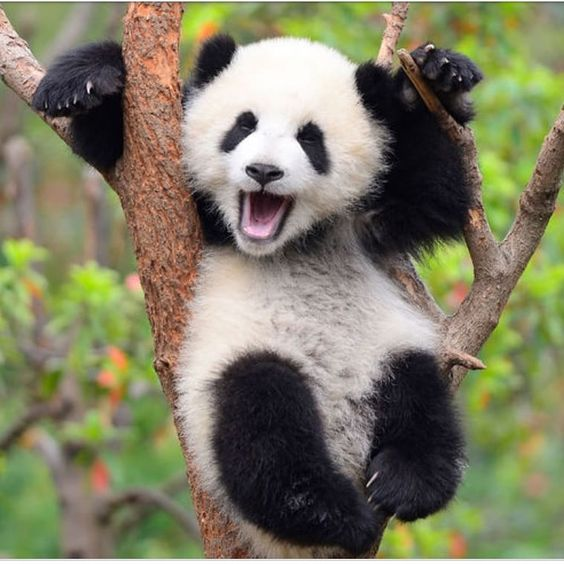
#> input picture photos/panda.jpg, 564 x 564 px
$ python 'open cv.py'
#> lines starting #> are read from the running program, lines starting #| are printed output that depends on the picture; after the words box and inside, x2 and y2 are one past the last pixel; in counts of white or black regions, pixels touching at a corner belong together; pictures that were not available may be replaced by others from this repository, and a replacement may not be noted

import cv2 as cv

img=cv.imread('photos/panda.jpg')
#> img is the input picture: shape (564, 564, 3); mean B, G, R 99.3, 125.1, 126.9
cv.imshow('panda',img)
cv.waitKey(0)

#converting to grayscale

img =cv.imread('photos/panda.jpg')
Gray=cv.cvtColor(img,cv.COLOR_BGR2GRAY)
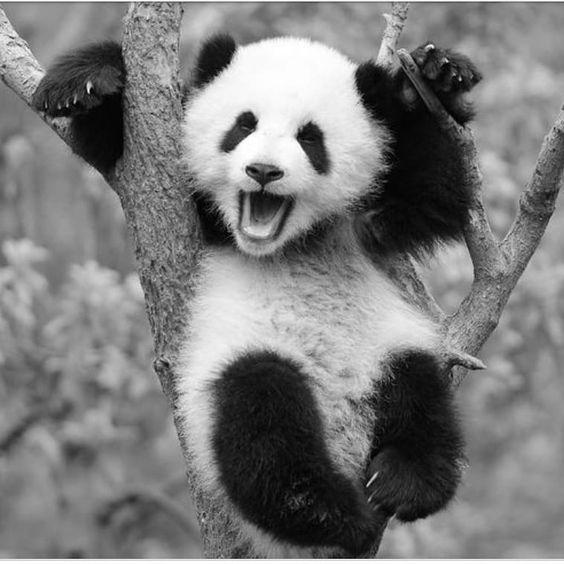
#> Gray: shape (564, 564); min 0, max 255, mean 122.6
cv.imshow('Gray',Gray)
cv.waitKey(0)

#blur

img=cv.imread('photos/panda.jpg')
blur=cv.GaussianBlur(img, (5,5), cv.BORDER_DEFAULT)
cv.imshow('Blur',blur)
cv.waitKey(0)

#canny

canny=cv.Canny(blur,125,175)
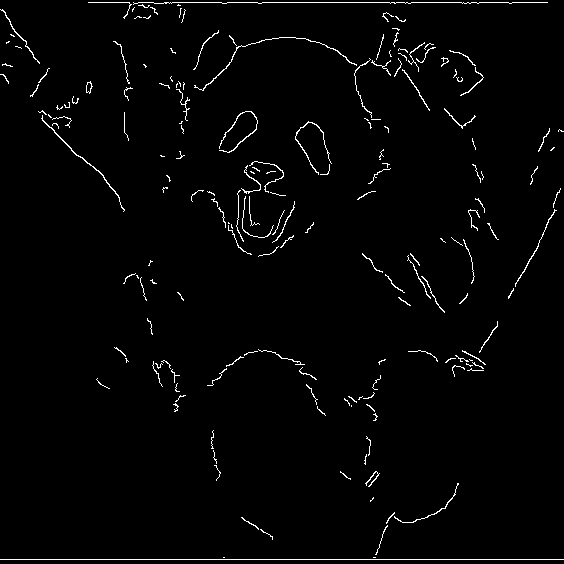
#> canny: shape (564, 564); 1.9% white in thin lines or dots
cv.imshow('canny edges',canny)
cv.waitKey(0)

#diliting the image

dilated=cv.dilate(canny, (7,7),iterations=5)
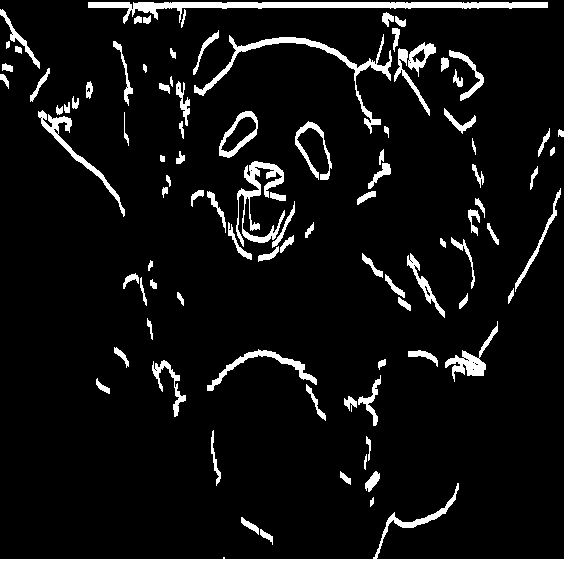
#> dilated: shape (564, 564); 7.3% white; 96 white regions, largest, box (x1, y1, x2, y2) and area: (0, 483, 564, 564) 3413, (88, 2, 548, 24) 2962, (194, 34, 392, 134) 1731
cv.imshow('Dilited',dilated)
cv.waitKey(0)

#erode
import numpy as np
erode=cv.erode(dilated,(7,7), iterations=5)
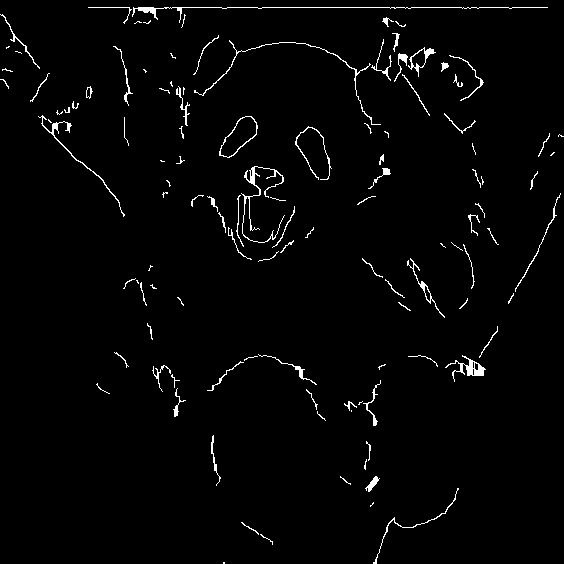
#> erode: shape (564, 564); 2.1% white in thin lines or dots
cv.imshow('Erode',erode)
cv.waitKey(0)

#############################################################################

#enlarge =inter_cubic / inter_linear
#shrink=inter_area

img=cv.imread('photos/panda.jpg')
resize=cv.resize(img, (1500,1000), interpolation=cv.INTER_CUBIC)
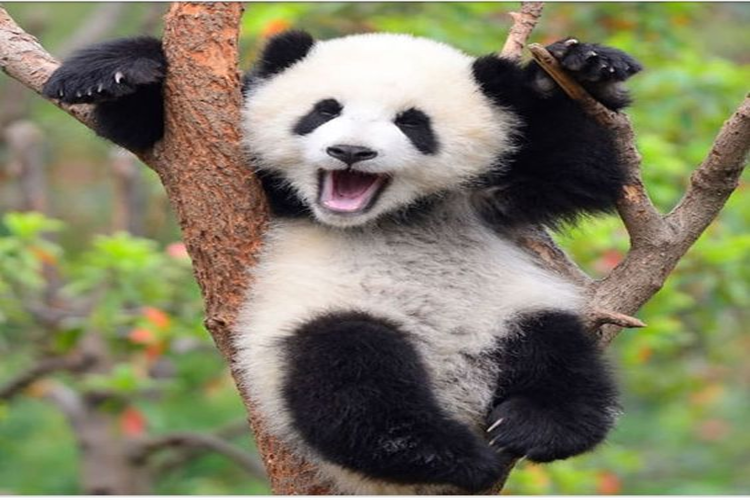
#> resize: shape (1000, 1500, 3) (shown at 1/2 size); mean B, G, R 99.3, 125, 126.8
cv.imshow('Resized',resize)
cv.waitKey(0)

#shrink
img=cv.imread('photos/panda.jpg')
resize=cv.resize(img,(500,500),interpolation=cv.INTER_AREA)
#> resize: shape (500, 500, 3)
cv.imshow('Resize',resize)
cv.waitKey(0)

#cropping

img=cv.imread('photos/panda.jpg')
crop=img[0:200,0:400]
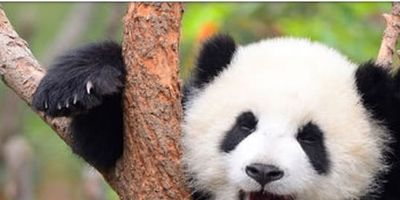
#> crop: shape (200, 400, 3); mean B, G, R 123.6, 140.9, 150.3
cv.imshow('cropped',crop)
cv.waitKey(0)

####################################################

capture=cv.VideoCapture('photos/vtest.avi')

while True:
    isTrue, frame =capture.read()
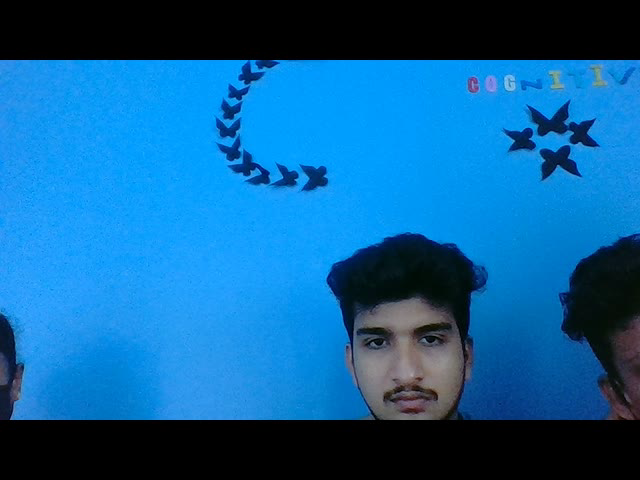
#> input picture frame 5 of files.avi, 640 x 480 px, given in place of vtest.avi, which was not available
#> frame is the input picture: shape (480, 640, 3); mean B, G, R 153.6, 96.5, 13.8
    cv.imshow('Video',frame)

    if cv.waitKey(20)==ord('d'):
#> (key q is pressed here)
        break
capture.release()
cv.destroyAllWindows()

capture=cv.VideoCapture('photos/vtest.avi')

while True:
    isTrue, frame =capture.read()
    cv.imshow('Video',frame)
    k=cv.waitKey(20)
    if k==27:
        break


capture.release()
cv.destroyAllWindows()

#3#####################333############################3

import cv2 as cv
import numpy as np

blank=np.zeros((500,500,3), dtype='uint8')
cv.imshow('Blank',blank)
cv.waitKey(0)

#paint the image a certain color
blank[200:300,300:400]=100,100,255#bgr
cv.imshow('color',blank)
cv.waitKey(0)

#draw a rectangle

cv.rectangle(blank,(0,0), (blank.shape[1]//2,blank.shape[0]//2),
             (0,255,0),thickness=-1)
cv.imshow('Rectangle',blank)
cv.waitKey(0)

#Draw a cicle

cv.circle(blank,(blank.shape[1]//2, blank.shape[0]//2),
          40,(0,0,255),thickness=2)
cv.imshow('circle',blank)
cv.waitKey(0)

#Draw a line\

cv.line(blank,(100,250),(300,400),(255,255,255), thickness=3)
cv.imshow('line',blank)
cv.waitKey(0)

#write text

cv.putText(blank, 'Hello selmon boi',(0,225),
           cv.FONT_HERSHEY_TRIPLEX, 1.0,(0,255,0),2)
cv.imshow('Text', blank)
cv.waitKey(0)


#################################################################
##############################################################

import cv2 as cv
import numpy as np

full=np.zeros((800,800,4))

cv.imshow('Full',full)
cv.waitKey(0)

cv.rectangle(full,(250,250), (full.shape[1]//2, full.shape[0]//2),
             (0,255,255), thickness=1)
cv.imshow('rect',full)
cv.waitKey(0)

cv.line(full,(800,10),(400,250),(0,255,255),thickness=3)
cv.imshow('rect',full)
cv.waitKey(0)

cv.line(full,(300,5),(200,125),(0,255,255),thickness=3)
cv.imshow('rect',full)
cv.waitKey(0)

cv.line(full,(50,15),(200,125),(0,255,255),thickness=3)
cv.imshow('rect',full)
cv.waitKey(0)

###############################################################################

import cv2 as cv
import numpy as np
img= cv.imread('photos/panda.jpg')
cv.imshow('panda',img)

gray=cv.cvtColor(img, cv.COLOR_BGR2GRAY)
cv.imshow('gray',gray)


threshold, thresh=cv.threshold(gray, 150, 255,cv.THRESH_BINARY)
cv.imshow('Simple threshold',thresh)

threshold, thresh_inv=cv.threshold(gray, 150,255,cv.THRESH_BINARY_INV)
cv.imshow('Simple threshold',thresh_inv)

adaptive_thresh=cv.adaptiveThreshold(gray,255,
                                    cv.ADAPTIVE_THRESH_GAUSSIAN_C
                                    ,cv.THRESH_BINARY_INV,11,9)
cv.imshow('Simple threshhold',adaptive_thresh)
cv.waitKey(0)

#############################################################################3

import cv2 as cv
import numpy as np

img=cv.imread('photos/panda.jpg')
cv.imshow('cat',img)

def translate(img, x ,y):
    transMat =np.float32([[1,0,x],[0,1,y]])
    print(transMat)
    dimensions=(img.shape[1], img.shape[0])
    return cv.warpAffine(img, transMat, dimensions)

# -x  left
# -y up
# x right
# y down

translated=translate(img, -100,-100)
cv.imshow('Translate',translated)

cv.waitKey(0)

##############################################################################

import cv2 as cv
import numpy as np

img=cv.imread('photos/panda.jpg')
cv.imshow('cat',img)

def rotate(img,angle, rotPoint=None):
    (height,width)=img.shape[:2]

    if rotPoint is None:
        rotPoint=(width//2,height//2)
        rotMat=cv.getRotationMatrix2D(rotPoint,angle,1.0)
        dimensions=(width,height)

        return cv.warpAffine(img, rotMat, dimensions)

rotated=rotate(img, -45)
cv.imshow('rotated', rotated)
cv.waitKey(0)

rotated_rotated=rotate(img, -90)
cv.imshow('rotated',rotated_rotated)
cv.waitKey(0)

rotated_rotated=rotate(rotated, -90)
cv.imshow('rotated',rotated_rotated)
cv.waitKey(0)

###############################################################################

#Flipping

flip=cv.flip(img,1)
cv.imshow('flip',flip)
cv.waitKey(0)

#############################################################################

import cv2 as cv
import numpy as np

img =cv.imread('photos/panda.jpg')
cv.imshow('panda',img)

blank=np.zeros(img.shape, dtype='uint8')
cv.imshow('blank',blank)

gray=cv.cvtColor(img, cv.COLOR_BGR2GRAY)
cv.imshow('gray',gray)

blur=cv.GaussianBlur(gray,(5,5),cv.BORDER_DEFAULT)
cv.imshow('blur',blur)

canny=cv.Canny(blur,125,175)
cv.imshow('canny edges', canny)

contours, hierarchies =cv.findContours(canny,cv.RETR_LIST,
                                       cv.CHAIN_APPROX_SIMPLE)

print(len(contours),'contour(s) found')

cv.drawContours(blank, contours, -1,(0,0,255),2)
cv.imshow('contours',blank)

cv.waitKey(0)


##################################################################

import cv2 as cv
import numpy as np
import matplotlib.pyplot as plt

img =cv.imread('photos/panda.jpg')
cv.imshow('panda',img)
cv.waitKey(0)

plt.imshow(img)
plt.show()

gray=cv.cvtColor(img, cv.COLOR_BGR2GRAY)
cv.imshow('gray',gray)

hsv=cv.cvtColor(img, cv.COLOR_BGR2HSV)
cv.imshow('hsv',hsv)

lab=cv.cvtColor(img, cv.COLOR_BGR2LAB)
cv.imshow('lab',lab)

cv.waitKey(0)

rgb=cv.cvtColor(img, cv.COLOR_BGR2RGB)
cv.imshow('gray',rgb)
cv.waitKey(0)

hsv_bgr=cv.cvtColor(img, cv.COLOR_HSV2BGR)
cv.imshow('hsv',hsv_bgr)
cv.waitKey(0)

lab_bgr=cv.cvtColor(img, cv.COLOR_LAB2BGR)
cv.imshow('lab',lab_bgr)
cv.waitKey(0)

##################################################################################


import os
print(os.name)


import os
print(os.getcwd())

os.path.abspath('.')#to find the absolute path

os.listdir('.')#to print files and directories in the current directory

###############################################################################
#saving of the image

import cv2 as cv
import os

img_path =r'D:\python class\Open cv\photos\panda.jpg'

directory=r'D:\python class\Open cv\photos\ff'

img=cv.imread(img_path)
os.chdir(directory)

print("before saving the image")
print(os.listdir(directory))

filename='savedImage.jpg'

cv.imwrite(filename, img)

print('After saving image')
print(os.listdir(directory))

print("successfullly saved")

##############################################################################

import cv2 as cv
vid=cv.VideoCapture(0)

while(True):
    ret, frame=vid.read()
    cv.imshow('frame',frame)

    if cv.waitKey(1) & 0xFF==ord('q'):
        break

vid.release()
cv.destroyAllWindows()

################################################################################
video =cv.VideoCapture(0)
if(video.isOpened()==False):
    print("Error reading file")

frame_width=int(video.get(3))
frame_height=int(video.get(4))

size=(frame_width, frame_height)


result=cv.VideoWriter('ff/files.avi',cv.VideoWriter_fourcc(*'MJPG'),10, size)

while(True):
    ret,frame=video.read()

    if ret==True:

        result.write(frame)
        cv.imshow('Frame',frame)

        if cv.waitKey(1) & 0xFF ==ord('s'):
            break
    else:
        break

video.release()
result.release()

cv.destroyAllWindows()

print("saved successfully")

###############################################################################

import cv2 as cv
vid=cv.VideoCapture(0)

while(True):
    ret, frame=vid.read()
    gray=cv.cvtColor(frame,cv.COLOR_BGR2GRAY)
    rgb=cv.cvtColor(frame,cv.COLOR_BGR2RGB)
    cv.imshow('frame',frame)
    cv.imshow('gray',gray)
    cv.imshow('frame',rgb)
    if cv.waitKey(1) & 0xFF==ord('q'):
        break

vid.release()
cv.destroyAllWindows()


import cv2 as cv
vid=cv.VideoCapture(0)

while(True):
    ret, frame=vid.read()
    rgb=cv.cvtColor(frame,cv.COLOR_BGR2RGB)
    cv.imshow('frame',frame)
    cv.imshow('frame',frame)
    if cv.waitKey(1) & 0xFF==ord('q'):
        break

vid.release()
cv.destroyAllWindows()

###############################################################################

cap=cv.VideoCapture(0)

check, vid=cap.read()
frame_width=int(cap.get(3))
frame_height=int(cap.get(4))

size=(frame_width, frame_height)

counter=0

check=True

frame_list=[]

while(check==True):
    cv.imwrite("frame%d.jpg"%counter, vid)
    check, vid=cap.read()

    frame_list.append(vid)

    counter +=1

frame_list.pop()
for frame in frame_list:
    cv.imshow('frmae',frame)

    if cv.waitKey(25) & 0xFF==ord('q'):
        break
cap.release()
cv.destroyAllWindows()

frame_list.reverse()

for frame in frame_list:
    cv.imshow('frame',frame)
    if cv.waitKey(25) & 0xFF==ord('q'):
        break
cap.release()
cv.destroyAllWindows()
